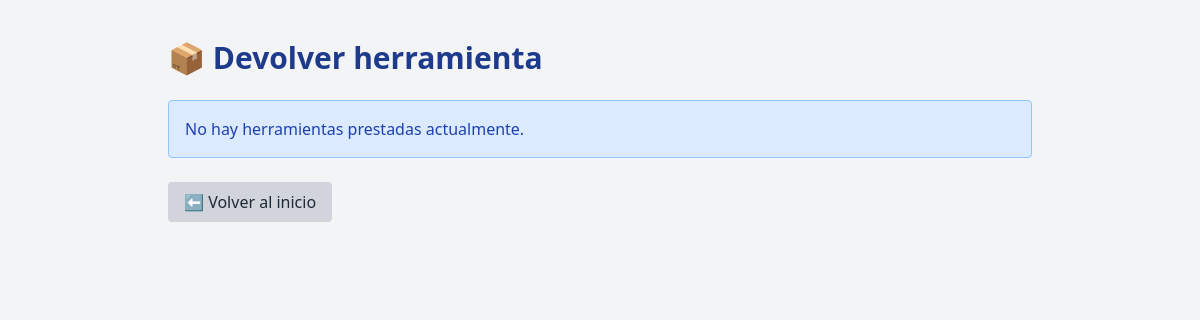
The page /devolver.php on the database as committed earlier.
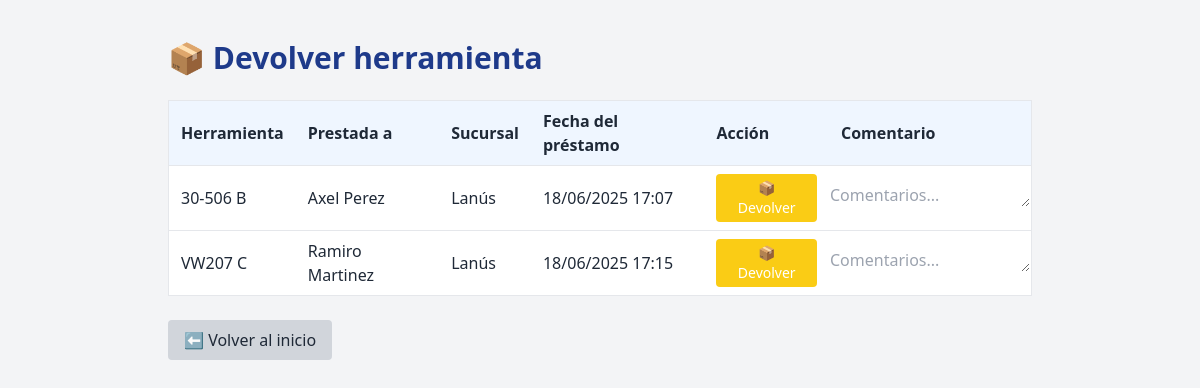
The same page on the database as committed later.
### tables this page shows
CREATE TABLE `prestamos` (
  `id` int(11) NOT NULL AUTO_INCREMENT,
  `herramienta_id` int(11) NOT NULL,
  `mecanico_id` int(11) DEFAULT NULL,
  `nombre_personalizado` varchar(100) DEFAULT NULL,
  `sucursal` varchar(100) NOT NULL DEFAULT 'Lanús',
  `fecha_hora` datetime NOT NULL,
  `fecha_devolucion` datetime DEFAULT NULL,
  `devuelta` tinyint(1) DEFAULT 0,
  `comentario_devolucion` text DEFAULT NULL,
  `leido` tinyint(1) DEFAULT 0,
  PRIMARY KEY (`id`),
  KEY `herramienta_id` (`herramienta_id`),
  CONSTRAINT `prestamos_ibfk_1` FOREIGN KEY (`herramienta_id`) REFERENCES `herramientas` (`id`) ON UPDATE CASCADE
);

CREATE TABLE `herramientas` (
  `id` int(11) NOT NULL AUTO_INCREMENT,
  `codigo` varchar(50) DEFAULT NULL,
  `nombre` varchar(100) NOT NULL,
  `ubicacion` varchar(100) NOT NULL,
  `imagen` varchar(255) DEFAULT NULL,
  `cantidad` int(11) DEFAULT 1,
  PRIMARY KEY (`id`)
);

CREATE TABLE `mecanicos` (
  `id` int(11) NOT NULL AUTO_INCREMENT,
  `nombre` varchar(100) NOT NULL,
  PRIMARY KEY (`id`),
  UNIQUE KEY `nombre` (`nombre`)
);

### devolver.php (the view, shortened to what this page needs)
<?php
include 'includes/conexion.php';
$prestamos = $conexion->query("
    SELECT p.id, h.nombre AS herramienta, p.fecha_hora, m.nombre AS mecanico, p.nombre_personalizado, p.sucursal
    FROM prestamos p
    LEFT JOIN herramientas h ON p.herramienta_id = h.id
    LEFT JOIN mecanicos m ON p.mecanico_id = m.id
    WHERE p.devuelta = 0
    ORDER BY p.fecha_hora ASC
");
?>
<!DOCTYPE html>
<html lang="es">
<head>
    <script src="https://cdn.tailwindcss.com"></script>
</head>
<body class="bg-gray-100 min-h-screen text-gray-800">
<div class="max-w-4xl mx-auto py-10 px-4">
    <h1 class="text-3xl font-bold text-blue-900 mb-6">📦 Devolver herramienta</h1>
    <?php if ($prestamos->num_rows > 0): ?>
        <div class="overflow-x-auto">
            <table class="min-w-full bg-white border border-gray-200 rounded shadow">
                <thead class="bg-blue-50">
                    <tr>
                        <th class="py-2 px-3 text-left">Herramienta</th>
                        <th class="py-2 px-3 text-left">Prestada a</th>
                        <th class="py-2 px-3 text-left">Sucursal</th>
                        <th class="py-2 px-3 text-left">Fecha del préstamo</th>
                        <th class="py-2 px-3 text-left">Acción</th>
                        <th class="py-2 px-3 text-left">Comentario</th>
                    </tr>
                </thead>
                <tbody id="tablaPrestamos">
                    <?php while ($p = $prestamos->fetch_assoc()): ?>
                        <tr id="fila-<?= $p['id'] ?>" class="border-t">
                            <td class="py-2 px-3"><?= htmlspecialchars($p['herramienta']) ?></td>
                            <td class="py-2 px-3"><?= htmlspecialchars($p['mecanico'] ?? $p['nombre_personalizado']) ?></td>
                            <td class="py-2 px-3"><?= htmlspecialchars($p['sucursal']) ?></td>
                            <td class="py-2 px-3"><?= date('d/m/Y H:i', strtotime($p['fecha_hora'])) ?></td>
                            <td class="py-2 px-3">
                                <button class="devolver-btn bg-yellow-400 hover:bg-yellow-500 text-white px-3 py-1 rounded text-sm font-medium transition" data-id="<?= $p['id'] ?>">📦 Devolver</button>
                            </td>
                            <td>
                                <textarea class="textarea is-small" rows="1" placeholder="Comentarios..." id="comentario-<?= $p['id'] ?>"></textarea>
                            </td>
                        </tr>
                    <?php endwhile; ?>
                </tbody>
            </table>
        </div>
    <?php else: ?>
        <div class="p-4 bg-blue-100 text-blue-800 rounded border border-blue-300">
            No hay herramientas prestadas actualmente.
        </div>
    <?php endif; ?>
    <div class="mt-6">
        <a href="index.php" class="inline-block bg-gray-300 hover:bg-gray-400 text-gray-800 px-4 py-2 rounded">⬅ Volver al inicio</a>
    </div>
</div>
</body>
</html>

Rows that differ between the two databases and show on the page:
added prestamos: herramienta.nombre "30-506 B", mecanico.nombre "Axel Perez", sucursal "Lanús", fecha_hora "18/06/2025 17:07", id "Comentarios..."
added prestamos: herramienta.nombre "VW207 C", mecanico.nombre "Ramiro Martinez", sucursal "Lanús", fecha_hora "18/06/2025 17:15", id "Comentarios..."
Other text that changed with them:
text no longer shown: "No hay herramientas prestadas actualmente."
text now shown: "Herramienta Prestada a Sucursal Fecha del préstamo Acción Comentario"
